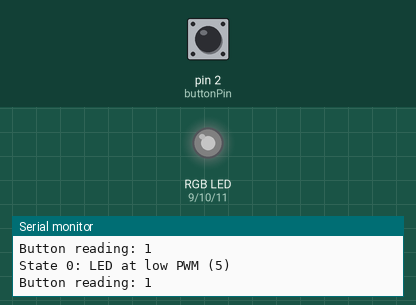
Simulated run of this sketch. Board: Arduino Uno, built with avr-gcc and run on an emulated ATmega328P. Shown: an RGB LED mixed from three pins (HIGH = lit), the last lines printed to the serial monitor. The inputs (shaded band) are chosen by the test bench; at power-on: pin 2 (buttonPin) HIGH. Dim RGB values are drawn brighter than linear.

Above: at 1.2 s.
1.3 s: pin 2 (buttonPin) pulled LOW for 1 s
At 2.74 s:
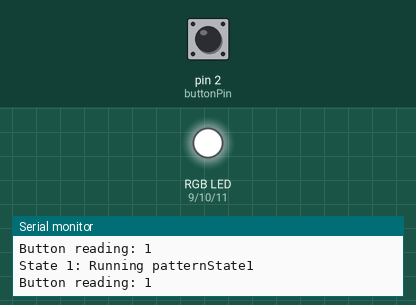
At 4.1 s:
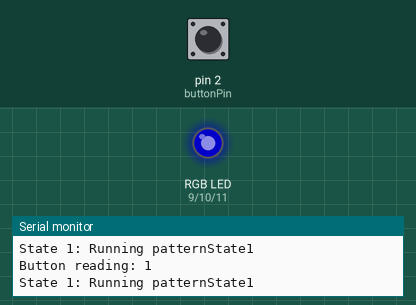
4.5 s: pin 2 (buttonPin) pulled LOW for 0.15 s
At 5.4 s:
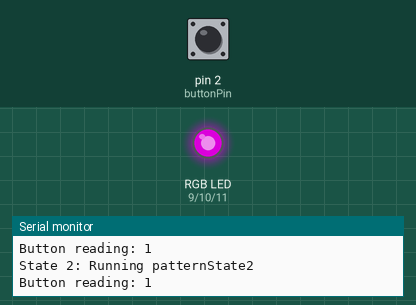
7.5 s: pin 2 (buttonPin) pulled LOW for 0.15 s
9.1 s: pin 2 (buttonPin) pulled LOW for 3.2 s
At 10.0 s:
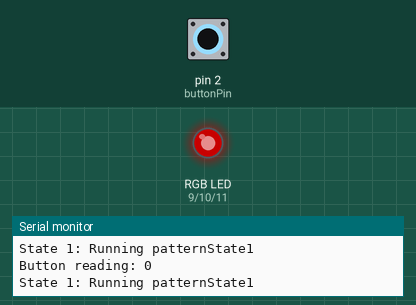
13.8 s: pin 2 (buttonPin) pulled LOW for 0.15 s
16.9 s: pin 2 (buttonPin) driven LOW
Timing chart, 0 to 19.9 s (numbered marks = the images above; inputs shaded):
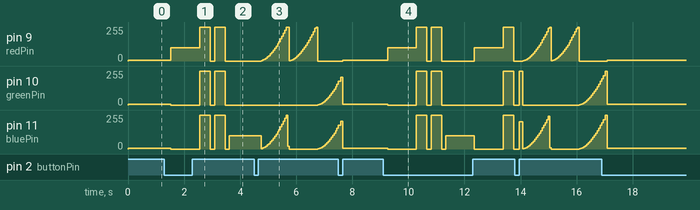

Measured:
- after the input at 1.3 s, pin 9 (redPin): 5/255 → 100/255 after 0.23 s, → 255/255 1.0 s later, → 0/255 0.37 s later, → 255/255 0.16 s later, … (5 changes in this stretch); pin 10 (greenPin): goes 0/255 1.0 s, 255/255 0.37 s, 0/255 0.16 s, 255/255 0.37 s, then 0/255, starting after 0.23 s
- after the input at 9.1 s, pin 9 (redPin): 5/255 → 100/255 after 0.17 s, → 255/255 1.0 s later, → 0/255 0.37 s later, → 255/255 0.16 s later, … (8 changes in this stretch); pin 10 (greenPin): goes 0/255 1.0 s, 255/255 0.37 s, 0/255 0.16 s, 255/255 0.37 s, 0/255 2.2 s, 255/255 0.37 s, then 0/255, starting after 0.17 s

The sketch:

miniproject1.ino
```cpp
const int redPin = 9;
const int greenPin = 10;
const int bluePin = 11;
const int buttonPin = 2;

// Variables for timing and pattern steps
unsigned long previousMillisPattern2 = 0;
int step = 0;
unsigned long lastChangeTime = 0;  // For keeping track of time for the formula
long startMillis = 0;
// LED intensity formula constants
const float maxIntensity = 255;
const float formulaFactor = 40.0;
const float exponent = 1.732;
int stateTwoLight = 0;
int state = 0;
int lastButtonState = HIGH; // Button is not pressed (pull-up resistor mode)
int currentButtonState = HIGH;
unsigned long lastDebounceTime = 0;
unsigned long debounceDelay = 50; // Debounce delay to prevent button bounce
int stateTwoCount = 0;      // State 2 counter
int stateTwoInterval = 0;   // State 2 interval

bool buttonPressed = false;

unsigned long previousMillis = 0; // Used for non-blocking timing
unsigned long interval = 1000; // Interval for patternState1
int pattern1Step = 0;

int intensity = 0; // Variable for intensity in patternState2


void setup() {
  pinMode(redPin, OUTPUT);
  pinMode(greenPin, OUTPUT);
  pinMode(bluePin, OUTPUT);
  pinMode(buttonPin, INPUT_PULLUP);  // Internal pull-up resistor enabled

  // Start Serial communication for debugging
  Serial.begin(9600);
}

void loop() {
  int reading = digitalRead(buttonPin);

  // Debug: Print the raw button state reading
  Serial.print("Button reading: ");
  Serial.println(reading);

  // If the button state has changed
  if (reading != lastButtonState) {
    Serial.println("Button state changed");
    lastDebounceTime = millis(); // Reset debounce timer
  }

  // Check if enough time has passed to debounce the button
  if ((millis() - lastDebounceTime) > debounceDelay) {
    // If the button state has actually changed
    if (reading != currentButtonState) {
      currentButtonState = reading;

      // Only process the button press if it's LOW (pressed) and it's not already processed
      if (currentButtonState == LOW && !buttonPressed) {
        state++; // Increment state
        if (state > 2) state = 0;  // Cycle back to state 0
        buttonPressed = true;  // Prevent multiple state changes from holding the button

        // Print the new state for debugging
        Serial.print("State changed to: ");
        Serial.println(state);
      }
    }
  }

  // If the button is released, allow the state change to be processed again
  if (currentButtonState == HIGH) {
    buttonPressed = false;
  }

  // Handle the states
  switch (state) {
    case 0:
      Serial.println("State 0: LED at low PWM (5)");
      analogWrite(redPin, 5);
      analogWrite(greenPin, 5);
      analogWrite(bluePin, 5);
      break;
    case 1:
      Serial.println("State 1: Running patternState1");
      patternState1();
      break;
    case 2:
      Serial.println("State 2: Running patternState2");
      patternState2();
      break;
  }

  // Save the current reading for the next loop
  lastButtonState = reading;
}

// State 1: LEDs follow the pattern from Table 1
void patternState1() {
  unsigned long currentMillis = millis();

  if (currentMillis - previousMillis >= interval) {
    previousMillis = currentMillis;  // Save the last time we updated

    switch (pattern1Step) {
      case 0:
        // Step 1: Red at 100, Green at 0, Blue at 0 for 1000 ms
        analogWrite(redPin, 100);
        analogWrite(greenPin, 0);
        analogWrite(bluePin, 0);
        pattern1Step = 1;
        interval = 1000;  // Next step interval
        break;
      case 1:
        // Step 2: All LEDs at full brightness for 350 ms
        analogWrite(redPin, 255);
        analogWrite(greenPin, 255);
        analogWrite(bluePin, 255);
        pattern1Step = 2;
        interval = 350;  // Next step interval
        break;
      case 2:
        // Step 3: All LEDs off for 150 ms
        digitalWrite(redPin, 0);
        digitalWrite(greenPin, 0);
        digitalWrite(bluePin, 0);
        pattern1Step = 3;
        interval = 150;  // Next step interval
        break;
      case 3:
        // Step 2: All LEDs at full brightness for 350 ms
        analogWrite(redPin, 255);
        analogWrite(greenPin, 255);
        analogWrite(bluePin, 255);
        pattern1Step = 4;
        interval = 350;  // Next step interval
        break;
      case 4:
        // Step 3: All LEDs off for 150 ms
        digitalWrite(redPin, 0);
        digitalWrite(greenPin, 0);
        digitalWrite(bluePin, 0);
        pattern1Step = 5;
        interval = 150;  // Next step interval
        break;
      case 5:
        // Step 4: Blue at 100, Red and Green at 0 for 1000 ms
        analogWrite(redPin, 0);
        analogWrite(greenPin, 0);
        analogWrite(bluePin, 100);
        pattern1Step = 0;  // Reset to step 0 to repeat the pattern
        interval = 1000;   // Repeat after 1000 ms
        break;
    }
  }
}

// Function to handle Pattern State 2
void patternState2() {
  unsigned long currentMillis = millis();

  // Calculate intensity using formula
  stateTwoLight = round(pow(((currentMillis - startMillis) / formulaFactor), exponent)); // calculate Intensity

  // Perform different LED patterns based on `stateTwoCount`
  if (stateTwoCount == 1) { // Step 1: Magenta
    analogWrite(redPin, stateTwoLight);
    analogWrite(greenPin, 0);
    analogWrite(bluePin, stateTwoLight);
    stateTwoInterval = 1000; // Set interval for this step
  }
  else if (stateTwoCount == 2) { // Step 2: Red
    analogWrite(redPin, stateTwoLight);
    analogWrite(greenPin, 0);
    analogWrite(bluePin, 0);
    stateTwoInterval = 1000; // Set interval for this step
  }
  else if (stateTwoCount == 3) { // Step 3: Cyan
    analogWrite(redPin, 0);
    analogWrite(greenPin, stateTwoLight);
    analogWrite(bluePin, stateTwoLight);
    stateTwoInterval = 1000; // Set interval for this step
  }
  else { // Reset and loop through steps
    stateTwoCount = 0;
    stateTwoInterval = 0; // Reset interval to zero
  }

  // Check if the interval for the step has passed
  if (currentMillis - startMillis > stateTwoInterval) {
    stateTwoCount++;  // Move to next step
    startMillis = millis(); // Reset the timer for next interval
  }
}
```
